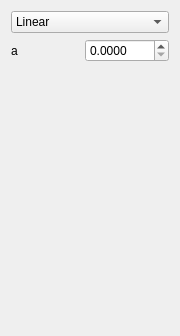
<?xml version="1.0" encoding="UTF-8"?>
<ui version="4.0">
 <class>QtSulfideDiffusionFunctionWidget</class>
 <widget class="QWidget" name="QtSulfideDiffusionFunctionWidget">
  <property name="geometry">
   <rect>
    <x>0</x>
    <y>0</y>
    <width>180</width>
    <height>336</height>
   </rect>
  </property>
  <property name="windowTitle">
   <string>Form</string>
  </property>
  <layout class="QGridLayout" name="gridLayout">
   <item row="0" column="0" colspan="2">
    <widget class="QComboBox" name="box_type">
     <item>
      <property name="text">
       <string>Linear</string>
      </property>
     </item>
    </widget>
   </item>
   <item row="1" column="1">
    <widget class="QDoubleSpinBox" name="box_a">
     <property name="decimals">
      <number>4</number>
     </property>
     <property name="maximum">
      <double>1000.000000000000000</double>
     </property>
     <property name="singleStep">
      <double>0.100000000000000</double>
     </property>
    </widget>
   </item>
   <item row="1" column="0">
    <widget class="QLabel" name="label_a">
     <property name="text">
      <string>a</string>
     </property>
    </widget>
   </item>
   <item row="3" column="0" colspan="2">
    <widget class="QLabel" name="label">
     <property name="text">
      <string/>
     </property>
     <property name="pixmap">
      <pixmap resource="MutualismBreakdowner.qrc">:/pics/DiffusionSmall.png</pixmap>
     </property>
     <property name="alignment">
      <set>Qt::AlignCenter</set>
     </property>
    </widget>
   </item>
   <item row="2" column="0">
    <spacer name="verticalSpacer">
     <property name="orientation">
      <enum>Qt::Vertical</enum>
     </property>
     <property name="sizeHint" stdset="0">
      <size>
       <width>20</width>
       <height>40</height>
      </size>
     </property>
    </spacer>
   </item>
  </layout>
 </widget>
 <resources>
  <include location="MutualismBreakdowner.qrc"/>
 </resources>
 <connections/>
</ui>
